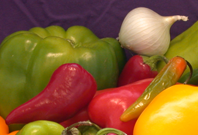
#> input picture input/onion.png, 198 x 135 px
$ python HSI.py
#> lines starting #> are read from the running program, lines starting #| are printed output that depends on the picture
#> further down, raw is the input picture: shape (135, 198, 3); mean B, G, R 45.3, 92.8, 137.3
# -*- coding: utf-8 -*-
# @Time    : 2020/9/27 18:54
# @Author  : weiwei cai
# @File    : HSI.py
# @Software: PyCharm

# subject : equalizeHist for rgb image from hsi space converted by rgb.
# note that sharing code online
import cv2
import numpy as np

def RGB2HSI(rgb_img):
    row = np.shape(rgb_img)[0]
#> row = 135
    col = np.shape(rgb_img)[1]
#> col = 198
    hsi_img = rgb_img.copy()
    B, G, R = cv2.split(rgb_img)
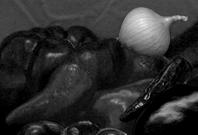
#> B: shape (135, 198); min 0, max 233, mean 45.3
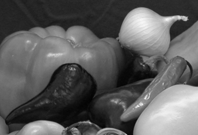
#> G: shape (135, 198); min 2, max 248, mean 92.8
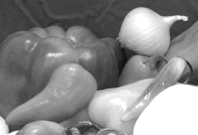
#> R: shape (135, 198); min 16, max 255, mean 137.3
    [B, G, R] = [i / 255.0 for i in ([B, G, R])]
    H = np.zeros((row, col))
    I = (R + G + B) / 3.0
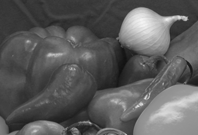
#> I: shape (135, 198) float64; min 0.0693, max 0.957, mean 0.36
    S = np.zeros((row, col))
    for i in range(row):
        den = np.sqrt((R[i] - G[i]) ** 2 + (R[i] - B[i]) * (G[i] - B[i]))
        thetha = np.arccos(0.5 * (R[i] - B[i] + R[i] - G[i]) / den)
        h = np.zeros(col)
        h[B[i] <= G[i]] = thetha[B[i] <= G[i]]
        h[G[i] < B[i]] = 2 * np.pi - thetha[G[i] < B[i]]
        h[den == 0] = 0
        H[i] = h / (2 * np.pi)
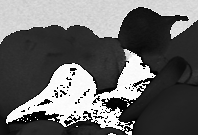
#> H: shape (135, 198) float64; 0.14% of the values are NaN or infinite; the others: min 0, max 0.999, mean 0.407; drawn with min black, max white, NaN and infinite black
    for i in range(row):
        min = []
        for j in range(col):
            arr = [B[i][j], G[i][j], R[i][j]]
            min.append(np.min(arr))
        min = np.array(min)
        S[i] = 1 - min * 3 / (R[i] + B[i] + G[i])
        S[i][R[i] + B[i] + G[i] == 0] = 0
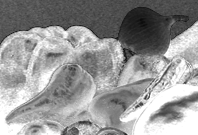
#> S: shape (135, 198) float64; min 0.0451, max 1, mean 0.59
    hsi_img[:, :, 0] = H * 255
    hsi_img[:, :, 1] = S * 255
    hsi_img[:, :, 2] = I * 255
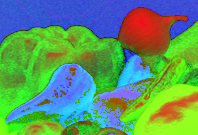
#> hsi_img: shape (135, 198, 3); mean B, G, R 103.2, 149.9, 91.4
    return hsi_img


# [43 lines left out: function HSI2RGB, not called in this run]

raw = cv2.imread('input/onion.png')

eq = RGB2HSI(raw)
channels = cv2.split(eq)
#> (the run stopped early here; a loop or call above may not have finished)

$ run again, with input/bag.png copied over input/onion.png
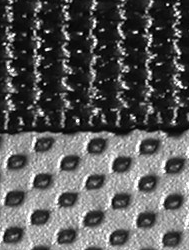
#> input picture input/bag.png, 189 x 250 px
#> raw is the input picture: shape (250, 189, 3); min 0, max 255, mean 89.3
#> in RGB2HSI, `hsi_img[:, :, 0] = H * 255`:
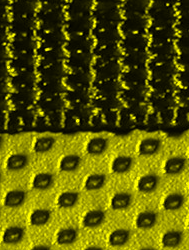
#> hsi_img: shape (250, 189, 3); mean B, G, R 0, 89.3, 89.3
#> in RGB2HSI, `hsi_img[:, :, 1] = S * 255`:
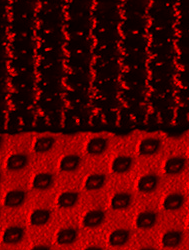
#> hsi_img: shape (250, 189, 3); mean B, G, R 0, 0, 89.3

$ run again, with input/board.tif saved as input/onion.png
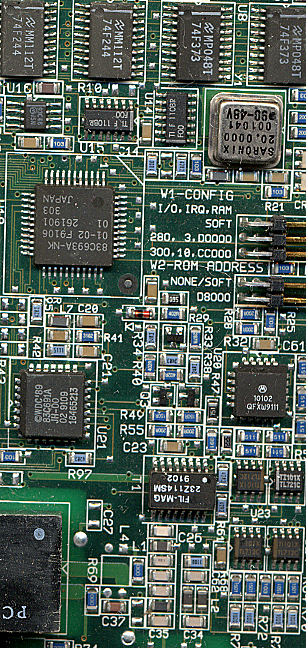
#> input picture input/board.tif, 306 x 648 px
#> raw is the input picture: shape (648, 306, 3); mean B, G, R 89.1, 99, 84.2
#> after the loop in RGB2HSI, `for i in range(row):`:
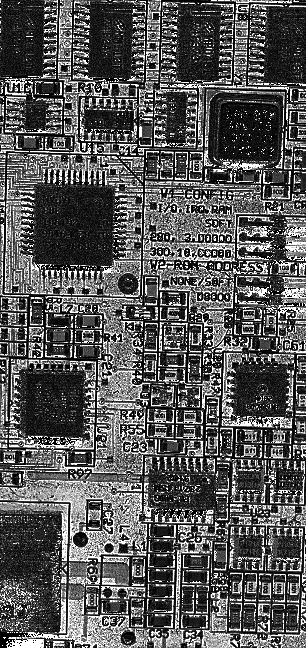
#> S: shape (648, 306) float64; min 0, max 1, mean 0.346
#> in RGB2HSI, `hsi_img[:, :, 2] = I * 255`:
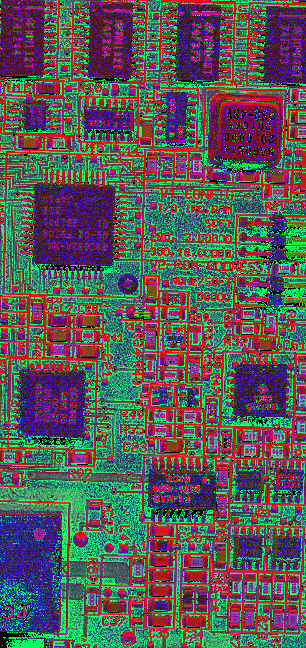
#> hsi_img: shape (648, 306, 3); mean B, G, R 87.6, 87.8, 90.4
